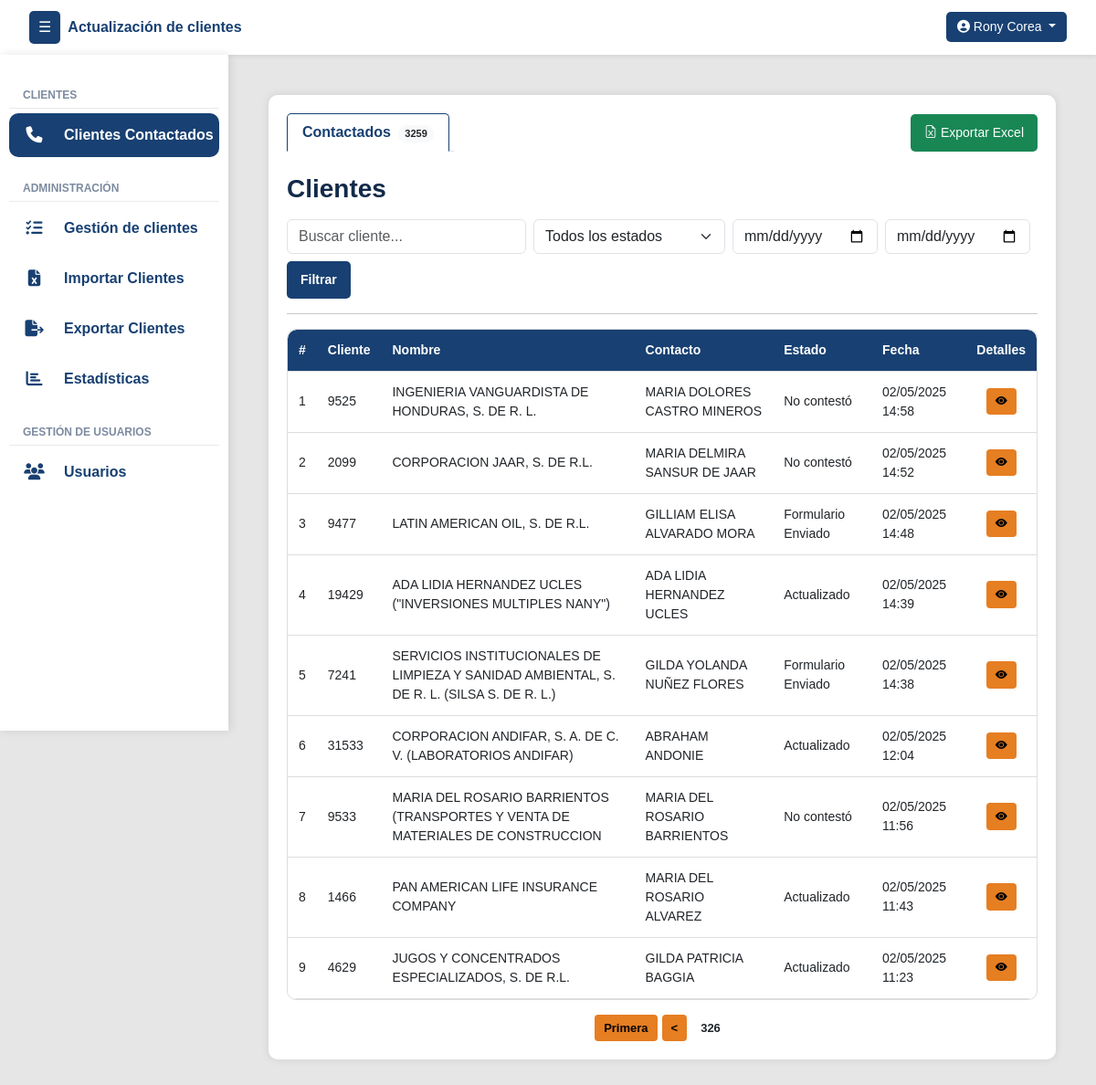
The page /clientes/contactados/?reportados=326 (signed in) on the database as committed earlier.
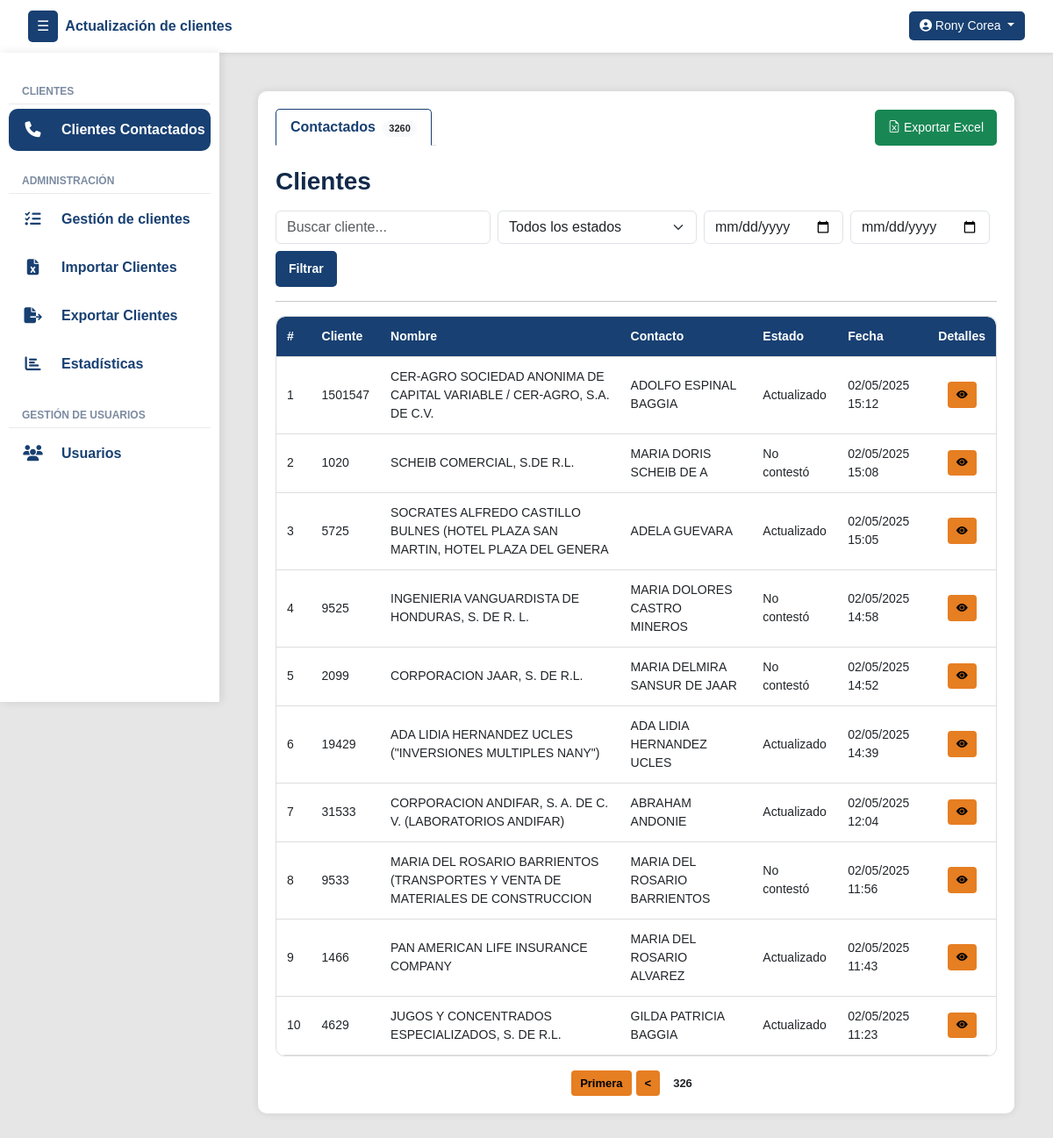
The same page on the database as committed later.
### clientes/models.py (models this page shows, shortened)
class Cliente(models.Model):
    numero_cliente = models.CharField(max_length=50, unique=True)
    nombre_cliente = models.CharField(max_length=255)
    contacto_cliente = models.CharField(max_length=255)
    contacto_cargo = models.CharField(max_length=100, null=True, blank=True)
    telefono_cliente = models.CharField(max_length=50, null=True, blank=True)
    telefono_dos = models.CharField(max_length=50, null=True, blank=True)
    direccion = models.CharField(max_length=255, null=True, blank=True)
    correo = models.CharField(max_length=254, null=True, blank=True)
    estado_actual = models.ForeignKey(EstadoReporte, on_delete=models.SET_NULL, null=True, blank=True, default=1)
    asignado_inicial = models.ForeignKey(User, on_delete=models.SET_NULL, null=True, blank=True, related_name='clientes_asignados_inicialmente')
    asignado_usuario = models.ForeignKey(User, on_delete=models.SET_NULL, null=True, blank=True, related_name='clientes_asignados')
    veces_contactado = models.PositiveIntegerField(default=0)
    sin_contestar = models.PositiveIntegerField(default=0)
    formulario_sin_contestar = models.PositiveIntegerField(default=0)
    ultima_llamada_no_contesto = models.DateTimeField(null=True, blank=True)
    ultimo_envio_formulario = models.DateTimeField(null=True, blank=True)

class EstadoReporte(models.Model):
    nombre = models.CharField(max_length=100, unique=True)
    creado_por = models.ForeignKey(User, on_delete=models.SET_NULL, null=True, blank=True)
    creado_en = models.DateTimeField(auto_now_add=True)
    estado = models.CharField(max_length=50, choices=[('activo', 'Activo'), ('inactivo', 'Inactivo')])
    intentos = models.PositiveIntegerField(default=0)
    genera_movimiento = models.BooleanField(default=True)

class HistorialEstadoSinMovimiento(models.Model):
    cliente = models.ForeignKey(Cliente, on_delete=models.CASCADE, related_name='historial_sin_movimiento')
    estado = models.ForeignKey(EstadoReporte, on_delete=models.SET_NULL, null=True)
    actualizado_por = models.ForeignKey(User, on_delete=models.SET_NULL, null=True)
    actualizado_por_admin = models.ForeignKey(User, on_delete=models.SET_NULL, null=True, blank=True, related_name='historial_admin')
    nota = models.CharField(max_length=500, blank=True)
    fecha_hora = models.DateTimeField(auto_now_add=True)
    genera_movimiento = models.BooleanField(default=False)

class MovimientoEstado(models.Model):
    cliente = models.ForeignKey(Cliente, on_delete=models.CASCADE, related_name='movimientos')
    estado = models.ForeignKey(EstadoReporte, on_delete=models.SET_NULL, null=True)
    actualizado_por = models.ForeignKey(User, on_delete=models.SET_NULL, null=True)
    actualizado_por_admin = models.ForeignKey(User, on_delete=models.SET_NULL, null=True, blank=True, related_name='movimientos_admin')
    fecha_hora = models.DateTimeField(auto_now_add=True)

### clientes/views.py (the view)
# urls.py: path('clientes/contactados/', vistasClientes.clientes_reportados, name='clientes_reportados'),
@login_required
def clientes_reportados(request):
    user = request.user
    grupos = user.groups.values_list('name', flat=True)
    search_query = request.GET.get('q', '').strip()
    estado_query = request.GET.get('estado', '').strip().lower()
    fecha_inicio = parse_date(request.GET.get('fecha_inicio', ''))
    fecha_fin = parse_date(request.GET.get('fecha_fin', ''))
    subquery_ultima_fecha_mov = MovimientoEstado.objects.filter(cliente=OuterRef('pk')).order_by('-fecha_hora').values('fecha_hora')[:1]
    subquery_ultima_fecha_hist = HistorialEstadoSinMovimiento.objects.filter(cliente=OuterRef('pk')).order_by('-fecha_hora').values('fecha_hora')[:1]
    clientes_reportados_query = Cliente.objects.prefetch_related(
        'movimientos__notas', 'historial_sin_movimiento', 'asignado_usuario', 'asignado_inicial', 'estado_actual'
    ).annotate(
        ultima_fecha_mov=Subquery(subquery_ultima_fecha_mov, output_field=DateTimeField()),
        ultima_fecha_hist=Subquery(subquery_ultima_fecha_hist, output_field=DateTimeField()),
        ultima_fecha=Greatest(
            Coalesce(Subquery(subquery_ultima_fecha_mov, output_field=DateTimeField()), Value(datetime(1900, 1, 1))),
            Coalesce(Subquery(subquery_ultima_fecha_hist, output_field=DateTimeField()), Value(datetime(1900, 1, 1)))
        )
    )
    if "super_admin" in grupos or "admin_group" in grupos:
        clientes_filtrados = clientes_reportados_query.filter(
            Q(Exists(MovimientoEstado.objects.filter(cliente=OuterRef('pk')))) |
            Q(Exists(HistorialEstadoSinMovimiento.objects.filter(cliente=OuterRef('pk'))))
        )
    elif "estandar_group" in grupos or "colector_group" in grupos:
        clientes_filtrados = clientes_reportados_query.filter(
            Q(Exists(MovimientoEstado.objects.filter(cliente=OuterRef('pk'), actualizado_por=user))) |
            Q(Exists(HistorialEstadoSinMovimiento.objects.filter(cliente=OuterRef('pk'), actualizado_por=user)))
        )
    else:
        messages.error(request, "Acceso no permitido.")
        return redirect("inicio")
    if search_query:
        clientes_filtrados = clientes_filtrados.filter(
            Q(nombre_cliente__icontains=search_query) |
            Q(numero_cliente__icontains=search_query) |
            Q(contacto_cliente__icontains=search_query)
        )
    if estado_query:
        clientes_filtrados = clientes_filtrados.filter(estado_actual__nombre__iexact=estado_query)
    if fecha_inicio and fecha_fin:
        clientes_filtrados = clientes_filtrados.filter(
            ultima_fecha__date__range=(fecha_inicio, fecha_fin)
        )
    clientes_filtrados = clientes_filtrados.order_by('-ultima_fecha')
    clientes_paginados = paginar_queryset(request, clientes_filtrados, 'reportados')
    for cliente in clientes_paginados:
        movimientos_normales = [{"obj": m, "tipo": "con_movimiento"} for m in cliente.movimientos.all()]
        movimientos_historial = [{"obj": h, "tipo": "sin_movimiento"} for h in cliente.historial_sin_movimiento.all() if not h.genera_movimiento]
        todos_movimientos = sorted(movimientos_normales + movimientos_historial, key=lambda x: x["obj"].fecha_hora, reverse=True)
        movimientos_sin_admin = [m for m in todos_movimientos if getattr(m["obj"], "actualizado_por_admin", None) is None]
        cliente.todos_los_movimientos = todos_movimientos
        cliente.movimientos_sin_admin = movimientos_sin_admin
        if movimientos_sin_admin:
            cliente.ultimo_estado_real = movimientos_sin_admin[0]["obj"].estado
            cliente.reportado_por = movimientos_sin_admin[0]["obj"].actualizado_por
        else:
            cliente.ultimo_estado_real = cliente.estado_actual  # Fallback
            cliente.reportado_por = None
    estados_disponibles = EstadoReporte.objects.filter(
        id__in=Cliente.objects.values_list('estado_actual', flat=True).distinct()
    ).exclude(nombre__iexact="pendiente")
    return render(request, 'clientes/clientes_reportados.html', {
        "clientes": clientes_paginados,
        "view_type": "reportados",
        "search_query": search_query,
        "estado_query": estado_query,
        "fecha_inicio": fecha_inicio,
        "fecha_fin": fecha_fin,
        "estados_disponibles": estados_disponibles,
        "count_reportados": clientes_filtrados.count(),
    })

### UpdateTracker/templatetags/group_filters.py (called while the page is built)
@register.filter(name='has_group')
def has_group(user, group_name):
    return user.groups.filter(name=group_name).exists()

### clientes/views.py (called while the page is built)
def paginar_queryset(request, queryset, param, por_pagina=10):
    paginator = Paginator(queryset, por_pagina)
    pagina = request.GET.get(param)
    return paginator.get_page(pagina)

### templates/clientes/clientes_reportados.html (shortened to what the changed rows need)
{% extends 'layout/layout.html' %}
{% load group_filters %}
{% block content %}
<div class="container">
    <div class="d-flex justify-content-between align-items-center flex-wrap gap-2 mb-3">
    <ul class="nav nav-tabs mb-0" id="clienteTabs" role="tablist">
        <li class="nav-item" role="presentation">
            <a class="nav-link {% if view_type == 'reportados' %}active{% endif %}" id="reportados-tab" href="{% url 'clientes_reportados' %}" role="tab" aria-controls="reportados" aria-selected="true">
                Contactados <span class="badge rounded-pill bg-light text-dark ms-1" id="countreportados">{{ count_reportados }}</span>
            </a>
        </li>
    </ul>
</div>
    <div class="tab-content mt-4" id="clienteTabsContent">
        {% if view_type == 'reportados' %}
        <div class="tab-pane fade show active" id="reportados" role="tabpanel" aria-labelledby="reportados-tab">
            <div class="table-responsive">
                <table class="styled-table" id="tablaReportados">
                    <thead>
                        <tr>
                            <th>#</th>
                            <th>Cliente</th>
                            <th>Nombre</th>
                            <th>Contacto</th>
                            <th>Estado</th>
                            <th>Fecha</th>
                            <th>Detalles</th>
                        </tr>
                    </thead>
                    <tbody>
                        {% for cliente in clientes %}
                        <tr>
                            <td>{{ forloop.counter }}</td>
                            <td>{{ cliente.numero_cliente }}</td>
                            <td>{{ cliente.nombre_cliente }}</td>
                            <td>{{ cliente.contacto_cliente }}</td>
                            <td>{{ cliente.estado_actual.nombre }}</td>
                            <td>
                                {% if cliente.todos_los_movimientos %}
                                    {{ cliente.todos_los_movimientos.0.obj.fecha_hora|date:"d/m/Y H:i" }}
                                {% else %}
                                    -
                                {% endif %}
                            </td>
                            <td class="text-center">
                                <button class="btn btn-sm btn-reportar"
                                        data-bs-toggle="modal"
                                        data-bs-target="#modalDetalle{{ cliente.id }}">
                                    <i class="bi bi-eye-fill"></i>
                                </button>
                            </td>
                        </tr>
                        {% empty %}
                        <tr>
                            <td colspan="8" class="text-center">No hay clientes reportados.</td>
                        </tr>
                        {% endfor %}
                    </tbody>
                </table>
            </div>
        </div>
        {% endif %}
    </div>
</div>
{% endblock %}

Rows that differ between the two databases and show on the page:
no longer on this page (row edited): Cliente: numero_cliente "9477", nombre_cliente "LATIN AMERICAN OIL, S. DE R.L.", contacto_cliente "GILLIAM ELISA ALVARADO MORA", estado_actual.nombre "Formulario Enviado", todos_los_movimientos.0.obj.fecha_hora "02/05/2025 14:48"
no longer on this page (row edited): Cliente: numero_cliente "7241", nombre_cliente "SERVICIOS INSTITUCIONALES DE LIMPIEZA Y SANIDAD AMBIENTAL, S. DE R. L. (SILSA S. DE R. L.)", contacto_cliente "GILDA YOLANDA NUÑEZ FLORES", estado_actual.nombre "Formulario Enviado", todos_los_movimientos.0.obj.fecha_hora "02/05/2025 14:38"
now on this page (row unchanged): Cliente: numero_cliente "1501547", nombre_cliente "CER-AGRO SOCIEDAD ANONIMA DE CAPITAL VARIABLE / CER-AGRO, S.A. DE C.V.", contacto_cliente "ADOLFO ESPINAL BAGGIA", estado_actual.nombre "Actualizado", todos_los_movimientos.0.obj.fecha_hora "02/05/2025 15:12"
now on this page (row unchanged): Cliente: numero_cliente "1020", nombre_cliente "SCHEIB COMERCIAL, S.DE R.L.", contacto_cliente "MARIA DORIS SCHEIB DE A", estado_actual.nombre "No contestó", todos_los_movimientos.0.obj.fecha_hora "02/05/2025 15:08"
now on this page (row unchanged): Cliente: numero_cliente "5725", nombre_cliente "SOCRATES ALFREDO CASTILLO BULNES (HOTEL PLAZA SAN MARTIN, HOTEL PLAZA DEL GENERA", contacto_cliente "ADELA GUEVARA", estado_actual.nombre "Actualizado", todos_los_movimientos.0.obj.fecha_hora "02/05/2025 15:05"
Other text that changed with them:
{{ count_reportados }}: "3259" → "3260"
